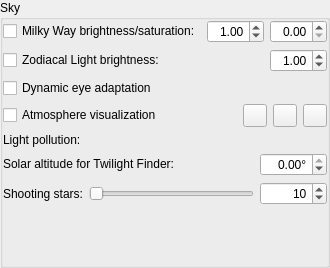
           <widget class="QGroupBox" name="largeObjectsGroupbox">
            <property name="sizePolicy">
             <sizepolicy hsizetype="Preferred" vsizetype="Fixed">
              <horstretch>0</horstretch>
              <verstretch>0</verstretch>
             </sizepolicy>
            </property>
            <property name="title">
             <string>Sky</string>
            </property>
            <property name="alignment">
             <set>Qt::AlignLeading</set>
            </property>
            <property name="flat">
             <bool>true</bool>
            </property>
            <property name="checkable">
             <bool>false</bool>
            </property>
            <layout class="QGridLayout" name="gridLayout_18">
             <property name="leftMargin">
              <number>0</number>
             </property>
             <property name="topMargin">
              <number>0</number>
             </property>
             <property name="rightMargin">
              <number>0</number>
             </property>
             <property name="bottomMargin">
              <number>0</number>
             </property>
             <item row="9" column="0">
              <layout class="QGridLayout" name="gridLayout_6">
               <item row="2" column="1" colspan="2">
                <widget class="QLabel" name="zhrLabel">
                 <property name="text">
                  <string/>
                 </property>
                 <property name="textFormat">
                  <enum>Qt::RichText</enum>
                 </property>
                 <property name="scaledContents">
                  <bool>false</bool>
                 </property>
                </widget>
               </item>
               <item row="1" column="1">
                <widget class="QSlider" name="zhrSlider">
                 <property name="toolTip">
                  <string>The zenithal hourly rate for the sporadic meteors</string>
                 </property>
                 <property name="maximum">
                  <number>240000</number>
                 </property>
                 <property name="sliderPosition">
                  <number>10</number>
                 </property>
                 <property name="orientation">
                  <enum>Qt::Horizontal</enum>
                 </property>
                 <property name="tickPosition">
                  <enum>QSlider::NoTicks</enum>
                 </property>
                </widget>
               </item>
               <item row="1" column="2">
                <widget class="QSpinBox" name="zhrSpinBox">
                 <property name="toolTip">
                  <string>The zenithal hourly rate for the sporadic meteors</string>
                 </property>
                 <property name="frame">
                  <bool>true</bool>
                 </property>
                 <property name="alignment">
                  <set>Qt::AlignRight|Qt::AlignTrailing|Qt::AlignVCenter</set>
                 </property>
                 <property name="maximum">
                  <number>240000</number>
                 </property>
                 <property name="value">
                  <number>10</number>
                 </property>
                </widget>
               </item>
               <item row="1" column="0">
                <widget class="QLabel" name="label_14">
                 <property name="sizePolicy">
                  <sizepolicy hsizetype="Preferred" vsizetype="Minimum">
                   <horstretch>0</horstretch>
                   <verstretch>0</verstretch>
                  </sizepolicy>
                 </property>
                 <property name="toolTip">
                  <string>Settings for sporadic meteors</string>
                 </property>
                 <property name="text">
                  <string comment="Zenithal Hourly Rate">Shooting stars:</string>
                 </property>
                 <property name="textFormat">
                  <enum>Qt::PlainText</enum>
                 </property>
                 <property name="alignment">
                  <set>Qt::AlignLeading|Qt::AlignLeft|Qt::AlignVCenter</set>
                 </property>
                </widget>
               </item>
               <item row="0" column="0" colspan="2">
                <widget class="QLabel" name="twilightLabel">
                 <property name="sizePolicy">
                  <sizepolicy hsizetype="MinimumExpanding" vsizetype="Fixed">
                   <horstretch>0</horstretch>
                   <verstretch>0</verstretch>
                  </sizepolicy>
                 </property>
                 <property name="text">
                  <string>Solar altitude for Twilight Finder:</string>
                 </property>
                </widget>
               </item>
               <item row="0" column="2">
                <widget class="QDoubleSpinBox" name="twilightAltitudeDoubleSpinBox">
                 <property name="alignment">
                  <set>Qt::AlignRight|Qt::AlignTrailing|Qt::AlignVCenter</set>
                 </property>
                 <property name="suffix">
                  <string notr="true">°</string>
                 </property>
                 <property name="decimals">
                  <number>2</number>
                 </property>
                 <property name="minimum">
                  <double>-20.000000000000000</double>
                 </property>
                 <property name="maximum">
                  <double>0.000000000000000</double>
                 </property>
                 <property name="singleStep">
                  <double>0.100000000000000</double>
                 </property>
                </widget>
               </item>
              </layout>
             </item>
             <item row="0" column="0">
              <layout class="QGridLayout" name="gridLayout_14">
               <item row="3" column="0" colspan="3">
                <layout class="QHBoxLayout" name="horizontalLayout_21">
                 <item>
                  <widget class="QCheckBox" name="atmosphereCheckBox">
                   <property name="sizePolicy">
                    <sizepolicy hsizetype="MinimumExpanding" vsizetype="Fixed">
                     <horstretch>0</horstretch>
                     <verstretch>0</verstretch>
                    </sizepolicy>
                   </property>
                   <property name="text">
                    <string>Atmosphere visualization</string>
                   </property>
                  </widget>
                 </item>
                 <item>
                  <widget class="QToolButton" name="pushButtonAtmosphereDetails">
                   <property name="toolTip">
                    <string>Atmosphere settings: visual model, pressure, temperature, extinction coefficient, etc.</string>
                   </property>
                   <property name="icon">
                    <iconset resource="../../data/gui/guiRes.qrc">
                     <normaloff>:/graphicGui/uibtSettings.png</normaloff>
                     <disabledoff>:/graphicGui/uibtSettings-disabled.png</disabledoff>:/graphicGui/uibtSettings.png</iconset>
                   </property>
                  </widget>
                 </item>
                 <item>
                  <widget class="QToolButton" name="pushButtonSkylightDetails">
                   <property name="toolTip">
                    <string>Open skylight details (color tweaks for the atmosphere)</string>
                   </property>
                   <property name="text">
                    <string notr="true"/>
                   </property>
                   <property name="icon">
                    <iconset resource="../../data/gui/guiRes.qrc">
                     <normaloff>:/graphicGui/uibtEdit.png</normaloff>
                     <disabledoff>:/graphicGui/uibtEdit-disabled.png</disabledoff>:/graphicGui/uibtEdit.png</iconset>
                   </property>
                  </widget>
                 </item>
                 <item>
                  <widget class="QToolButton" name="tonemappingPushButton">
                   <property name="toolTip">
                    <string>Open tone mapping details.</string>
                   </property>
                   <property name="text">
                    <string notr="true"/>
                   </property>
                   <property name="icon">
                    <iconset resource="../../data/gui/guiRes.qrc">
                     <normaloff>:/graphicGui/uibtProcess.png</normaloff>
                     <disabledoff>:/graphicGui/uibtProcess-disabled.png</disabledoff>:/graphicGui/uibtProcess.png</iconset>
                   </property>
                  </widget>
                 </item>
                </layout>
               </item>
               <item row="0" column="2">
                <widget class="QDoubleSpinBox" name="milkyWaySaturationDoubleSpinBox">
                 <property name="toolTip">
                  <string>Changing saturation from totally unsaturated (0.00) to default (1.00) value.</string>
                 </property>
                 <property name="alignment">
                  <set>Qt::AlignRight|Qt::AlignTrailing|Qt::AlignVCenter</set>
                 </property>
                 <property name="minimum">
                  <double>0.000000000000000</double>
                 </property>
                 <property name="maximum">
                  <double>1.000000000000000</double>
                 </property>
                 <property name="singleStep">
                  <double>0.100000000000000</double>
                 </property>
                </widget>
               </item>
               <item row="4" column="0" colspan="3">
                <layout class="QHBoxLayout" name="_2">
                 <item>
                  <widget class="QLabel" name="label_4">
                   <property name="text">
                    <string>Light pollution:</string>
                   </property>
                  </widget>
                 </item>
                 <item>
                  <widget class="LightPollutionWidget" name="lightPollutionWidget" native="true">
                   <property name="sizePolicy">
                    <sizepolicy hsizetype="MinimumExpanding" vsizetype="Preferred">
                     <horstretch>0</horstretch>
                     <verstretch>0</verstretch>
                    </sizepolicy>
                   </property>
                  </widget>
                 </item>
                </layout>
               </item>
               <item row="1" column="0">
                <widget class="QCheckBox" name="zodiacalLightCheckBox">
                 <property name="text">
                  <string>Zodiacal Light brightness:</string>
                 </property>
                </widget>
               </item>
               <item row="0" column="1">
                <widget class="QDoubleSpinBox" name="milkyWayBrightnessDoubleSpinBox">
                 <property name="alignment">
                  <set>Qt::AlignRight|Qt::AlignTrailing|Qt::AlignVCenter</set>
                 </property>
                 <property name="decimals">
                  <number>2</number>
                 </property>
                 <property name="maximum">
                  <double>10.000000000000000</double>
                 </property>
                 <property name="singleStep">
                  <double>0.100000000000000</double>
                 </property>
                 <property name="value">
                  <double>1.000000000000000</double>
                 </property>
                </widget>
               </item>
               <item row="0" column="0">
                <widget class="QCheckBox" name="milkyWayCheckBox">
                 <property name="sizePolicy">
                  <sizepolicy hsizetype="MinimumExpanding" vsizetype="Fixed">
                   <horstretch>0</horstretch>
                   <verstretch>0</verstretch>
                  </sizepolicy>
                 </property>
                 <property name="text">
                  <string>Milky Way brightness/saturation:</string>
                 </property>
                </widget>
               </item>
               <item row="1" column="2">
                <widget class="QDoubleSpinBox" name="zodiacalLightBrightnessDoubleSpinBox">
                 <property name="alignment">
                  <set>Qt::AlignRight|Qt::AlignTrailing|Qt::AlignVCenter</set>
                 </property>
                 <property name="decimals">
                  <number>2</number>
                 </property>
                 <property name="maximum">
                  <double>10.000000000000000</double>
                 </property>
                 <property name="singleStep">
                  <double>0.100000000000000</double>
                 </property>
                 <property name="value">
                  <double>1.000000000000000</double>
                 </property>
                </widget>
               </item>
               <item row="2" column="0">
                <widget class="QCheckBox" name="adaptationCheckbox">
                 <property name="toolTip">
                  <string>Dim faint stars when a very bright object is visible</string>
                 </property>
                 <property name="text">
                  <string>Dynamic eye adaptation</string>
                 </property>
                 <property name="checked">
                  <bool>false</bool>
                 </property>
                </widget>
               </item>
              </layout>
             </item>
             <item row="10" column="0">
              <spacer name="verticalSpacer_8">
               <property name="orientation">
                <enum>Qt::Vertical</enum>
               </property>
               <property name="sizeHint" stdset="0">
                <size>
                 <width>20</width>
                 <height>40</height>
                </size>
               </property>
              </spacer>
             </item>
            </layout>
           </widget>
